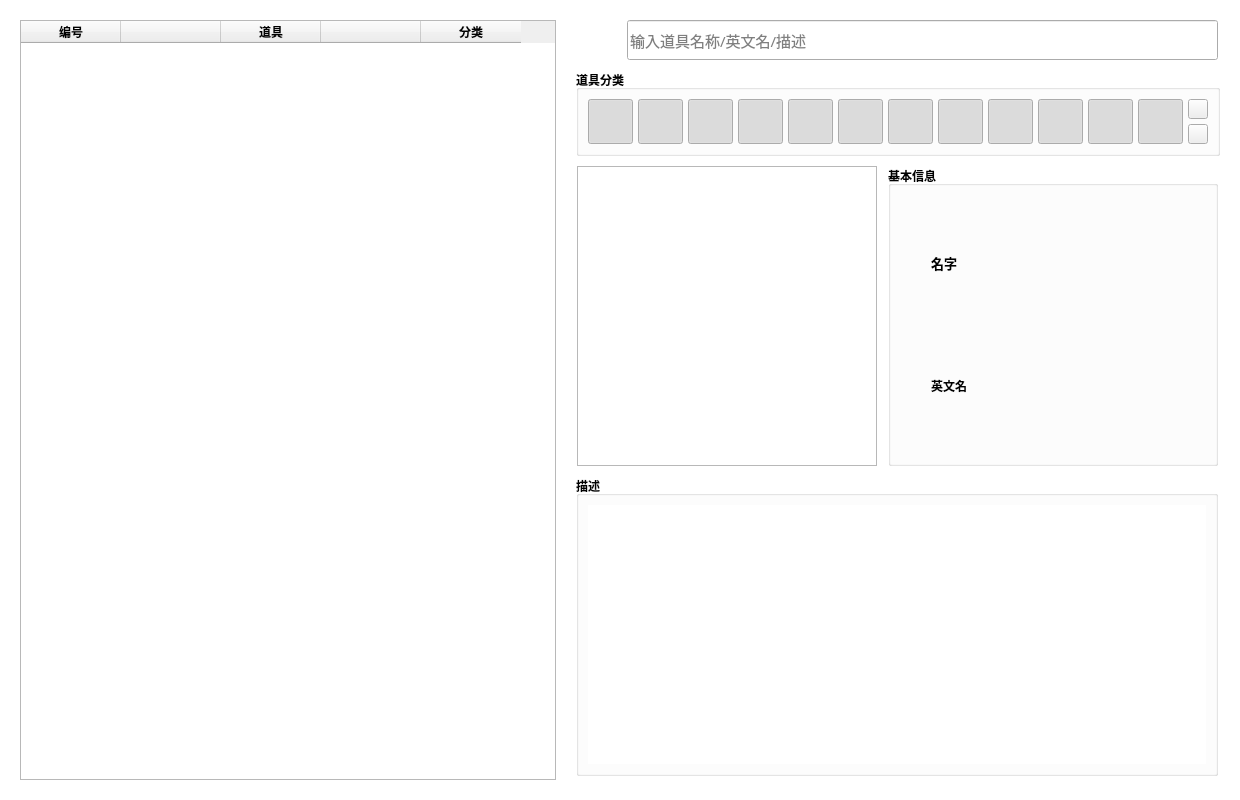
<?xml version="1.0" encoding="UTF-8"?>
<ui version="4.0">
 <author>我不是西药</author>
 <class>Win_ItemList</class>
 <widget class="QWidget" name="Win_ItemList">
  <property name="windowModality">
   <enum>Qt::NonModal</enum>
  </property>
  <property name="geometry">
   <rect>
    <x>0</x>
    <y>0</y>
    <width>1240</width>
    <height>800</height>
   </rect>
  </property>
  <property name="sizePolicy">
   <sizepolicy hsizetype="Preferred" vsizetype="Preferred">
    <horstretch>0</horstretch>
    <verstretch>0</verstretch>
   </sizepolicy>
  </property>
  <property name="minimumSize">
   <size>
    <width>1140</width>
    <height>800</height>
   </size>
  </property>
  <property name="windowTitle">
   <string> 道具</string>
  </property>
  <property name="windowIcon">
   <iconset>
    <normalon>../icon/item.png</normalon>
   </iconset>
  </property>
  <property name="styleSheet">
   <string notr="true">QWidget#Win_ItemList { background-color: white; }</string>
  </property>
  <layout class="QHBoxLayout" name="horizontalLayout_3" stretch="0,0">
   <property name="spacing">
    <number>20</number>
   </property>
   <property name="sizeConstraint">
    <enum>QLayout::SetDefaultConstraint</enum>
   </property>
   <property name="leftMargin">
    <number>20</number>
   </property>
   <property name="topMargin">
    <number>20</number>
   </property>
   <property name="rightMargin">
    <number>20</number>
   </property>
   <property name="bottomMargin">
    <number>20</number>
   </property>
   <item>
    <widget class="QTableWidget" name="tableItem">
     <property name="sizePolicy">
      <sizepolicy hsizetype="Preferred" vsizetype="Preferred">
       <horstretch>0</horstretch>
       <verstretch>0</verstretch>
      </sizepolicy>
     </property>
     <property name="focusPolicy">
      <enum>Qt::NoFocus</enum>
     </property>
     <property name="styleSheet">
      <string notr="true">QTableView::item {border-top: 1px solid black; border-bottom: 1px solid black;}
QTableView::item:selected {background-color: rgba(59,130,246,1); color: white;}
QTableView::item:focus {outline: none;}</string>
     </property>
     <property name="editTriggers">
      <set>QAbstractItemView::NoEditTriggers</set>
     </property>
     <property name="selectionMode">
      <enum>QAbstractItemView::SingleSelection</enum>
     </property>
     <property name="selectionBehavior">
      <enum>QAbstractItemView::SelectRows</enum>
     </property>
     <property name="showGrid">
      <bool>false</bool>
     </property>
     <property name="sortingEnabled">
      <bool>true</bool>
     </property>
     <attribute name="verticalHeaderVisible">
      <bool>false</bool>
     </attribute>
     <column>
      <property name="text">
       <string>编号</string>
      </property>
      <property name="font">
       <font>
        <weight>75</weight>
        <bold>true</bold>
       </font>
      </property>
      <property name="textAlignment">
       <set>AlignCenter</set>
      </property>
      <property name="foreground">
       <brush brushstyle="SolidPattern">
        <color alpha="255">
         <red>0</red>
         <green>0</green>
         <blue>0</blue>
        </color>
       </brush>
      </property>
     </column>
     <column>
      <property name="text">
       <string/>
      </property>
     </column>
     <column>
      <property name="text">
       <string>道具</string>
      </property>
      <property name="font">
       <font>
        <weight>75</weight>
        <bold>true</bold>
       </font>
      </property>
      <property name="textAlignment">
       <set>AlignCenter</set>
      </property>
     </column>
     <column>
      <property name="text">
       <string/>
      </property>
      <property name="font">
       <font>
        <weight>75</weight>
        <bold>true</bold>
       </font>
      </property>
      <property name="textAlignment">
       <set>AlignCenter</set>
      </property>
     </column>
     <column>
      <property name="text">
       <string>分类</string>
      </property>
      <property name="font">
       <font>
        <weight>75</weight>
        <bold>true</bold>
       </font>
      </property>
      <property name="textAlignment">
       <set>AlignCenter</set>
      </property>
     </column>
    </widget>
   </item>
   <item>
    <layout class="QVBoxLayout" name="verticalLayout_2" stretch="0,0,0,0,1">
     <property name="spacing">
      <number>10</number>
     </property>
     <property name="sizeConstraint">
      <enum>QLayout::SetDefaultConstraint</enum>
     </property>
     <item>
      <layout class="QHBoxLayout" name="right1">
       <property name="spacing">
        <number>5</number>
       </property>
       <property name="sizeConstraint">
        <enum>QLayout::SetFixedSize</enum>
       </property>
       <item>
        <widget class="QPushButton" name="pushButton">
         <property name="enabled">
          <bool>false</bool>
         </property>
         <property name="sizePolicy">
          <sizepolicy hsizetype="Fixed" vsizetype="Fixed">
           <horstretch>44</horstretch>
           <verstretch>40</verstretch>
          </sizepolicy>
         </property>
         <property name="minimumSize">
          <size>
           <width>44</width>
           <height>40</height>
          </size>
         </property>
         <property name="maximumSize">
          <size>
           <width>44</width>
           <height>40</height>
          </size>
         </property>
         <property name="sizeIncrement">
          <size>
           <width>44</width>
           <height>40</height>
          </size>
         </property>
         <property name="baseSize">
          <size>
           <width>44</width>
           <height>40</height>
          </size>
         </property>
         <property name="focusPolicy">
          <enum>Qt::NoFocus</enum>
         </property>
         <property name="contextMenuPolicy">
          <enum>Qt::NoContextMenu</enum>
         </property>
         <property name="styleSheet">
          <string notr="true">background-color: rgba(255, 255, 255, 0);
border: none;</string>
         </property>
         <property name="text">
          <string/>
         </property>
         <property name="icon">
          <iconset>
           <disabledon>../icon/search.png</disabledon>
          </iconset>
         </property>
         <property name="iconSize">
          <size>
           <width>40</width>
           <height>40</height>
          </size>
         </property>
         <property name="checkable">
          <bool>false</bool>
         </property>
        </widget>
       </item>
       <item>
        <widget class="QLineEdit" name="searchItem">
         <property name="sizePolicy">
          <sizepolicy hsizetype="Fixed" vsizetype="Fixed">
           <horstretch>0</horstretch>
           <verstretch>0</verstretch>
          </sizepolicy>
         </property>
         <property name="minimumSize">
          <size>
           <width>591</width>
           <height>40</height>
          </size>
         </property>
         <property name="maximumSize">
          <size>
           <width>591</width>
           <height>40</height>
          </size>
         </property>
         <property name="sizeIncrement">
          <size>
           <width>591</width>
           <height>40</height>
          </size>
         </property>
         <property name="baseSize">
          <size>
           <width>591</width>
           <height>40</height>
          </size>
         </property>
         <property name="font">
          <font>
           <family>微软雅黑</family>
           <pointsize>11</pointsize>
          </font>
         </property>
         <property name="placeholderText">
          <string>输入道具名称/英文名/描述</string>
         </property>
        </widget>
       </item>
      </layout>
     </item>
     <item>
      <widget class="QGroupBox" name="right2">
       <property name="sizePolicy">
        <sizepolicy hsizetype="Fixed" vsizetype="Fixed">
         <horstretch>0</horstretch>
         <verstretch>0</verstretch>
        </sizepolicy>
       </property>
       <property name="minimumSize">
        <size>
         <width>642</width>
         <height>85</height>
        </size>
       </property>
       <property name="maximumSize">
        <size>
         <width>642</width>
         <height>85</height>
        </size>
       </property>
       <property name="sizeIncrement">
        <size>
         <width>642</width>
         <height>85</height>
        </size>
       </property>
       <property name="baseSize">
        <size>
         <width>642</width>
         <height>85</height>
        </size>
       </property>
       <property name="font">
        <font>
         <family>Microsoft YaHei UI</family>
         <weight>75</weight>
         <bold>true</bold>
        </font>
       </property>
       <property name="title">
        <string>道具分类</string>
       </property>
       <layout class="QGridLayout" name="gridLayout">
        <property name="sizeConstraint">
         <enum>QLayout::SetFixedSize</enum>
        </property>
        <property name="leftMargin">
         <number>9</number>
        </property>
        <property name="topMargin">
         <number>9</number>
        </property>
        <property name="rightMargin">
         <number>9</number>
        </property>
        <property name="bottomMargin">
         <number>9</number>
        </property>
        <property name="spacing">
         <number>5</number>
        </property>
        <item row="0" column="3">
         <widget class="QPushButton" name="Button_Berries">
          <property name="sizePolicy">
           <sizepolicy hsizetype="Fixed" vsizetype="Fixed">
            <horstretch>45</horstretch>
            <verstretch>45</verstretch>
           </sizepolicy>
          </property>
          <property name="minimumSize">
           <size>
            <width>45</width>
            <height>45</height>
           </size>
          </property>
          <property name="maximumSize">
           <size>
            <width>45</width>
            <height>45</height>
           </size>
          </property>
          <property name="sizeIncrement">
           <size>
            <width>45</width>
            <height>45</height>
           </size>
          </property>
          <property name="baseSize">
           <size>
            <width>45</width>
            <height>45</height>
           </size>
          </property>
          <property name="toolTip">
           <string>树果</string>
          </property>
          <property name="text">
           <string/>
          </property>
          <property name="icon">
           <iconset>
            <activeon>../item_type/树果.png</activeon>
           </iconset>
          </property>
          <property name="iconSize">
           <size>
            <width>35</width>
            <height>35</height>
           </size>
          </property>
          <property name="checkable">
           <bool>true</bool>
          </property>
          <property name="checked">
           <bool>true</bool>
          </property>
         </widget>
        </item>
        <item row="0" column="4">
         <widget class="QPushButton" name="Button_Medicines">
          <property name="sizePolicy">
           <sizepolicy hsizetype="Fixed" vsizetype="Fixed">
            <horstretch>45</horstretch>
            <verstretch>45</verstretch>
           </sizepolicy>
          </property>
          <property name="minimumSize">
           <size>
            <width>45</width>
            <height>45</height>
           </size>
          </property>
          <property name="maximumSize">
           <size>
            <width>45</width>
            <height>45</height>
           </size>
          </property>
          <property name="sizeIncrement">
           <size>
            <width>45</width>
            <height>45</height>
           </size>
          </property>
          <property name="baseSize">
           <size>
            <width>45</width>
            <height>45</height>
           </size>
          </property>
          <property name="toolTip">
           <string>回复道具</string>
          </property>
          <property name="text">
           <string/>
          </property>
          <property name="icon">
           <iconset>
            <activeon>../item_type/回复道具.png</activeon>
           </iconset>
          </property>
          <property name="iconSize">
           <size>
            <width>35</width>
            <height>35</height>
           </size>
          </property>
          <property name="checkable">
           <bool>true</bool>
          </property>
          <property name="checked">
           <bool>true</bool>
          </property>
         </widget>
        </item>
        <item row="0" column="12">
         <layout class="QVBoxLayout" name="verticalLayout_3">
          <property name="spacing">
           <number>5</number>
          </property>
          <property name="sizeConstraint">
           <enum>QLayout::SetFixedSize</enum>
          </property>
          <item>
           <widget class="QPushButton" name="Button_all">
            <property name="sizePolicy">
             <sizepolicy hsizetype="Fixed" vsizetype="Fixed">
              <horstretch>20</horstretch>
              <verstretch>20</verstretch>
             </sizepolicy>
            </property>
            <property name="minimumSize">
             <size>
              <width>20</width>
              <height>20</height>
             </size>
            </property>
            <property name="maximumSize">
             <size>
              <width>20</width>
              <height>20</height>
             </size>
            </property>
            <property name="sizeIncrement">
             <size>
              <width>20</width>
              <height>20</height>
             </size>
            </property>
            <property name="baseSize">
             <size>
              <width>20</width>
              <height>20</height>
             </size>
            </property>
            <property name="text">
             <string/>
            </property>
            <property name="icon">
             <iconset>
              <activeon>../icon/true.png</activeon>
             </iconset>
            </property>
            <property name="iconSize">
             <size>
              <width>12</width>
              <height>12</height>
             </size>
            </property>
           </widget>
          </item>
          <item>
           <widget class="QPushButton" name="Button_cancel">
            <property name="sizePolicy">
             <sizepolicy hsizetype="Fixed" vsizetype="Fixed">
              <horstretch>20</horstretch>
              <verstretch>20</verstretch>
             </sizepolicy>
            </property>
            <property name="minimumSize">
             <size>
              <width>20</width>
              <height>20</height>
             </size>
            </property>
            <property name="maximumSize">
             <size>
              <width>20</width>
              <height>20</height>
             </size>
            </property>
            <property name="sizeIncrement">
             <size>
              <width>20</width>
              <height>20</height>
             </size>
            </property>
            <property name="baseSize">
             <size>
              <width>20</width>
              <height>20</height>
             </size>
            </property>
            <property name="text">
             <string/>
            </property>
            <property name="icon">
             <iconset>
              <activeon>../icon/false.png</activeon>
             </iconset>
            </property>
            <property name="iconSize">
             <size>
              <width>12</width>
              <height>12</height>
             </size>
            </property>
           </widget>
          </item>
         </layout>
        </item>
        <item row="0" column="8">
         <widget class="QPushButton" name="Button_Strategy">
          <property name="sizePolicy">
           <sizepolicy hsizetype="Fixed" vsizetype="Fixed">
            <horstretch>45</horstretch>
            <verstretch>45</verstretch>
           </sizepolicy>
          </property>
          <property name="minimumSize">
           <size>
            <width>45</width>
            <height>45</height>
           </size>
          </property>
          <property name="maximumSize">
           <size>
            <width>45</width>
            <height>45</height>
           </size>
          </property>
          <property name="sizeIncrement">
           <size>
            <width>45</width>
            <height>45</height>
           </size>
          </property>
          <property name="baseSize">
           <size>
            <width>45</width>
            <height>45</height>
           </size>
          </property>
          <property name="toolTip">
           <string>战斗道具</string>
          </property>
          <property name="text">
           <string/>
          </property>
          <property name="icon">
           <iconset>
            <activeon>../item_type/战斗道具.png</activeon>
           </iconset>
          </property>
          <property name="iconSize">
           <size>
            <width>35</width>
            <height>35</height>
           </size>
          </property>
          <property name="checkable">
           <bool>true</bool>
          </property>
          <property name="checked">
           <bool>true</bool>
          </property>
         </widget>
        </item>
        <item row="0" column="5">
         <widget class="QPushButton" name="Button_Improvements">
          <property name="sizePolicy">
           <sizepolicy hsizetype="Fixed" vsizetype="Fixed">
            <horstretch>45</horstretch>
            <verstretch>45</verstretch>
           </sizepolicy>
          </property>
          <property name="minimumSize">
           <size>
            <width>45</width>
            <height>45</height>
           </size>
          </property>
          <property name="maximumSize">
           <size>
            <width>45</width>
            <height>45</height>
           </size>
          </property>
          <property name="sizeIncrement">
           <size>
            <width>45</width>
            <height>45</height>
           </size>
          </property>
          <property name="baseSize">
           <size>
            <width>45</width>
            <height>45</height>
           </size>
          </property>
          <property name="toolTip">
           <string>强化道具</string>
          </property>
          <property name="text">
           <string/>
          </property>
          <property name="icon">
           <iconset>
            <activeon>../item_type/强化道具.png</activeon>
           </iconset>
          </property>
          <property name="iconSize">
           <size>
            <width>35</width>
            <height>35</height>
           </size>
          </property>
          <property name="checkable">
           <bool>true</bool>
          </property>
          <property name="checked">
           <bool>true</bool>
          </property>
         </widget>
        </item>
        <item row="0" column="1">
         <widget class="QPushButton" name="Button_TM">
          <property name="sizePolicy">
           <sizepolicy hsizetype="Fixed" vsizetype="Fixed">
            <horstretch>45</horstretch>
            <verstretch>45</verstretch>
           </sizepolicy>
          </property>
          <property name="minimumSize">
           <size>
            <width>45</width>
            <height>45</height>
           </size>
          </property>
          <property name="maximumSize">
           <size>
            <width>45</width>
            <height>45</height>
           </size>
          </property>
          <property name="sizeIncrement">
           <size>
            <width>45</width>
            <height>45</height>
           </size>
          </property>
          <property name="baseSize">
           <size>
            <width>45</width>
            <height>45</height>
           </size>
          </property>
          <property name="toolTip">
           <string>招式学习器</string>
          </property>
          <property name="text">
           <string/>
          </property>
          <property name="icon">
           <iconset>
            <activeon>../item_type/HM.png</activeon>
           </iconset>
          </property>
          <property name="iconSize">
           <size>
            <width>35</width>
            <height>35</height>
           </size>
          </property>
          <property name="checkable">
           <bool>true</bool>
          </property>
          <property name="checked">
           <bool>true</bool>
          </property>
         </widget>
        </item>
        <item row="0" column="10">
         <widget class="QPushButton" name="Button_Megastones">
          <property name="sizePolicy">
           <sizepolicy hsizetype="Fixed" vsizetype="Fixed">
            <horstretch>45</horstretch>
            <verstretch>45</verstretch>
           </sizepolicy>
          </property>
          <property name="minimumSize">
           <size>
            <width>45</width>
            <height>45</height>
           </size>
          </property>
          <property name="maximumSize">
           <size>
            <width>45</width>
            <height>45</height>
           </size>
          </property>
          <property name="sizeIncrement">
           <size>
            <width>45</width>
            <height>45</height>
           </size>
          </property>
          <property name="baseSize">
           <size>
            <width>45</width>
            <height>45</height>
           </size>
          </property>
          <property name="toolTip">
           <string>超级石</string>
          </property>
          <property name="text">
           <string/>
          </property>
          <property name="icon">
           <iconset>
            <activeon>../item_type/超级石.png</activeon>
           </iconset>
          </property>
          <property name="iconSize">
           <size>
            <width>35</width>
            <height>35</height>
           </size>
          </property>
          <property name="checkable">
           <bool>true</bool>
          </property>
          <property name="checked">
           <bool>true</bool>
          </property>
         </widget>
        </item>
        <item row="0" column="11">
         <widget class="QPushButton" name="Button_ZCrystals">
          <property name="sizePolicy">
           <sizepolicy hsizetype="Fixed" vsizetype="Fixed">
            <horstretch>45</horstretch>
            <verstretch>45</verstretch>
           </sizepolicy>
          </property>
          <property name="minimumSize">
           <size>
            <width>45</width>
            <height>45</height>
           </size>
          </property>
          <property name="maximumSize">
           <size>
            <width>45</width>
            <height>45</height>
           </size>
          </property>
          <property name="sizeIncrement">
           <size>
            <width>45</width>
            <height>45</height>
           </size>
          </property>
          <property name="baseSize">
           <size>
            <width>45</width>
            <height>45</height>
           </size>
          </property>
          <property name="toolTip">
           <string>Z纯晶</string>
          </property>
          <property name="text">
           <string/>
          </property>
          <property name="icon">
           <iconset>
            <activeon>../item_type/Z纯晶.png</activeon>
           </iconset>
          </property>
          <property name="iconSize">
           <size>
            <width>35</width>
            <height>35</height>
           </size>
          </property>
          <property name="checkable">
           <bool>true</bool>
          </property>
          <property name="checked">
           <bool>true</bool>
          </property>
         </widget>
        </item>
        <item row="0" column="6">
         <widget class="QPushButton" name="Button_Utilities">
          <property name="sizePolicy">
           <sizepolicy hsizetype="Fixed" vsizetype="Fixed">
            <horstretch>45</horstretch>
            <verstretch>45</verstretch>
           </sizepolicy>
          </property>
          <property name="minimumSize">
           <size>
            <width>45</width>
            <height>45</height>
           </size>
          </property>
          <property name="maximumSize">
           <size>
            <width>45</width>
            <height>45</height>
           </size>
          </property>
          <property name="sizeIncrement">
           <size>
            <width>45</width>
            <height>45</height>
           </size>
          </property>
          <property name="baseSize">
           <size>
            <width>45</width>
            <height>45</height>
           </size>
          </property>
          <property name="toolTip">
           <string>实用道具</string>
          </property>
          <property name="text">
           <string/>
          </property>
          <property name="icon">
           <iconset>
            <activeon>../item_type/实用道具.png</activeon>
           </iconset>
          </property>
          <property name="iconSize">
           <size>
            <width>35</width>
            <height>35</height>
           </size>
          </property>
          <property name="checkable">
           <bool>true</bool>
          </property>
          <property name="checked">
           <bool>true</bool>
          </property>
         </widget>
        </item>
        <item row="0" column="2">
         <widget class="QPushButton" name="Button_PokeBalls">
          <property name="sizePolicy">
           <sizepolicy hsizetype="Fixed" vsizetype="Fixed">
            <horstretch>45</horstretch>
            <verstretch>45</verstretch>
           </sizepolicy>
          </property>
          <property name="minimumSize">
           <size>
            <width>45</width>
            <height>45</height>
           </size>
          </property>
          <property name="maximumSize">
           <size>
            <width>45</width>
            <height>45</height>
           </size>
          </property>
          <property name="sizeIncrement">
           <size>
            <width>45</width>
            <height>45</height>
           </size>
          </property>
          <property name="baseSize">
           <size>
            <width>45</width>
            <height>45</height>
           </size>
          </property>
          <property name="toolTip">
           <string>精灵球</string>
          </property>
          <property name="text">
           <string/>
          </property>
          <property name="icon">
           <iconset>
            <activeon>../item_type/精灵球.png</activeon>
           </iconset>
          </property>
          <property name="iconSize">
           <size>
            <width>35</width>
            <height>35</height>
           </size>
          </property>
          <property name="checkable">
           <bool>true</bool>
          </property>
          <property name="checked">
           <bool>true</bool>
          </property>
         </widget>
        </item>
        <item row="0" column="9">
         <widget class="QPushButton" name="Button_Valuable">
          <property name="sizePolicy">
           <sizepolicy hsizetype="Fixed" vsizetype="Fixed">
            <horstretch>45</horstretch>
            <verstretch>45</verstretch>
           </sizepolicy>
          </property>
          <property name="minimumSize">
           <size>
            <width>45</width>
            <height>45</height>
           </size>
          </property>
          <property name="maximumSize">
           <size>
            <width>45</width>
            <height>45</height>
           </size>
          </property>
          <property name="sizeIncrement">
           <size>
            <width>45</width>
            <height>45</height>
           </size>
          </property>
          <property name="baseSize">
           <size>
            <width>45</width>
            <height>45</height>
           </size>
          </property>
          <property name="toolTip">
           <string>贵重物品</string>
          </property>
          <property name="text">
           <string/>
          </property>
          <property name="icon">
           <iconset>
            <activeon>../item_type/贵重物品.png</activeon>
           </iconset>
          </property>
          <property name="iconSize">
           <size>
            <width>35</width>
            <height>35</height>
           </size>
          </property>
          <property name="checkable">
           <bool>true</bool>
          </property>
          <property name="checked">
           <bool>true</bool>
          </property>
         </widget>
        </item>
        <item row="0" column="7">
         <widget class="QPushButton" name="Button_Evolution">
          <property name="sizePolicy">
           <sizepolicy hsizetype="Fixed" vsizetype="Fixed">
            <horstretch>45</horstretch>
            <verstretch>45</verstretch>
           </sizepolicy>
          </property>
          <property name="minimumSize">
           <size>
            <width>45</width>
            <height>45</height>
           </size>
          </property>
          <property name="maximumSize">
           <size>
            <width>45</width>
            <height>45</height>
           </size>
          </property>
          <property name="sizeIncrement">
           <size>
            <width>45</width>
            <height>45</height>
           </size>
          </property>
          <property name="baseSize">
           <size>
            <width>45</width>
            <height>45</height>
           </size>
          </property>
          <property name="toolTip">
           <string>进化道具</string>
          </property>
          <property name="text">
           <string/>
          </property>
          <property name="icon">
           <iconset>
            <activeon>../item_type/进化道具.png</activeon>
           </iconset>
          </property>
          <property name="iconSize">
           <size>
            <width>35</width>
            <height>35</height>
           </size>
          </property>
          <property name="checkable">
           <bool>true</bool>
          </property>
          <property name="checked">
           <bool>true</bool>
          </property>
         </widget>
        </item>
        <item row="0" column="0">
         <widget class="QPushButton" name="Button_KeyItems">
          <property name="sizePolicy">
           <sizepolicy hsizetype="Fixed" vsizetype="Fixed">
            <horstretch>45</horstretch>
            <verstretch>45</verstretch>
           </sizepolicy>
          </property>
          <property name="minimumSize">
           <size>
            <width>45</width>
            <height>45</height>
           </size>
          </property>
          <property name="maximumSize">
           <size>
            <width>45</width>
            <height>45</height>
           </size>
          </property>
          <property name="sizeIncrement">
           <size>
            <width>45</width>
            <height>45</height>
           </size>
          </property>
          <property name="baseSize">
           <size>
            <width>45</width>
            <height>45</height>
           </size>
          </property>
          <property name="toolTip">
           <string>重要物品</string>
          </property>
          <property name="text">
           <string/>
          </property>
          <property name="icon">
           <iconset>
            <activeon>../item_type/重要物品.png</activeon>
           </iconset>
          </property>
          <property name="iconSize">
           <size>
            <width>35</width>
            <height>35</height>
           </size>
          </property>
          <property name="checkable">
           <bool>true</bool>
          </property>
          <property name="checked">
           <bool>true</bool>
          </property>
         </widget>
        </item>
       </layout>
      </widget>
     </item>
     <item>
      <layout class="QHBoxLayout" name="right3">
       <property name="spacing">
        <number>10</number>
       </property>
       <property name="sizeConstraint">
        <enum>QLayout::SetDefaultConstraint</enum>
       </property>
       <item>
        <widget class="QGraphicsView" name="PokemonPic">
         <property name="sizePolicy">
          <sizepolicy hsizetype="Fixed" vsizetype="Fixed">
           <horstretch>0</horstretch>
           <verstretch>0</verstretch>
          </sizepolicy>
         </property>
         <property name="minimumSize">
          <size>
           <width>300</width>
           <height>300</height>
          </size>
         </property>
         <property name="maximumSize">
          <size>
           <width>300</width>
           <height>300</height>
          </size>
         </property>
         <property name="sizeIncrement">
          <size>
           <width>300</width>
           <height>300</height>
          </size>
         </property>
         <property name="baseSize">
          <size>
           <width>300</width>
           <height>300</height>
          </size>
         </property>
         <property name="frameShape">
          <enum>QFrame::StyledPanel</enum>
         </property>
         <property name="frameShadow">
          <enum>QFrame::Sunken</enum>
         </property>
         <property name="lineWidth">
          <number>1</number>
         </property>
         <property name="midLineWidth">
          <number>0</number>
         </property>
         <property name="sizeAdjustPolicy">
          <enum>QAbstractScrollArea::AdjustIgnored</enum>
         </property>
        </widget>
       </item>
       <item>
        <widget class="QGroupBox" name="groupBox_2">
         <property name="sizePolicy">
          <sizepolicy hsizetype="Fixed" vsizetype="Fixed">
           <horstretch>0</horstretch>
           <verstretch>0</verstretch>
          </sizepolicy>
         </property>
         <property name="minimumSize">
          <size>
           <width>330</width>
           <height>300</height>
          </size>
         </property>
         <property name="maximumSize">
          <size>
           <width>330</width>
           <height>300</height>
          </size>
         </property>
         <property name="sizeIncrement">
          <size>
           <width>330</width>
           <height>300</height>
          </size>
         </property>
         <property name="baseSize">
          <size>
           <width>330</width>
           <height>300</height>
          </size>
         </property>
         <property name="font">
          <font>
           <family>Microsoft YaHei UI</family>
           <weight>75</weight>
           <bold>true</bold>
          </font>
         </property>
         <property name="title">
          <string>基本信息</string>
         </property>
         <layout class="QVBoxLayout" name="verticalLayout">
          <property name="spacing">
           <number>10</number>
          </property>
          <property name="leftMargin">
           <number>40</number>
          </property>
          <property name="topMargin">
           <number>20</number>
          </property>
          <property name="rightMargin">
           <number>40</number>
          </property>
          <property name="bottomMargin">
           <number>20</number>
          </property>
          <item>
           <widget class="QLabel" name="cName">
            <property name="font">
             <font>
              <family>Microsoft YaHei UI</family>
              <pointsize>10</pointsize>
              <weight>75</weight>
              <bold>true</bold>
             </font>
            </property>
            <property name="text">
             <string>名字</string>
            </property>
            <property name="alignment">
             <set>Qt::AlignLeading|Qt::AlignLeft|Qt::AlignVCenter</set>
            </property>
            <property name="textInteractionFlags">
             <set>Qt::TextSelectableByKeyboard|Qt::TextSelectableByMouse</set>
            </property>
           </widget>
          </item>
          <item>
           <widget class="QLabel" name="eName">
            <property name="font">
             <font>
              <family>Microsoft YaHei UI</family>
              <pointsize>9</pointsize>
              <weight>75</weight>
              <italic>false</italic>
              <bold>true</bold>
              <underline>false</underline>
             </font>
            </property>
            <property name="text">
             <string>英文名</string>
            </property>
            <property name="alignment">
             <set>Qt::AlignLeading|Qt::AlignLeft|Qt::AlignVCenter</set>
            </property>
            <property name="textInteractionFlags">
             <set>Qt::TextSelectableByKeyboard|Qt::TextSelectableByMouse</set>
            </property>
           </widget>
          </item>
         </layout>
        </widget>
       </item>
      </layout>
     </item>
     <item>
      <widget class="QGroupBox" name="right4">
       <property name="sizePolicy">
        <sizepolicy hsizetype="Fixed" vsizetype="Fixed">
         <horstretch>0</horstretch>
         <verstretch>0</verstretch>
        </sizepolicy>
       </property>
       <property name="minimumSize">
        <size>
         <width>642</width>
         <height>300</height>
        </size>
       </property>
       <property name="maximumSize">
        <size>
         <width>642</width>
         <height>300</height>
        </size>
       </property>
       <property name="sizeIncrement">
        <size>
         <width>642</width>
         <height>300</height>
        </size>
       </property>
       <property name="baseSize">
        <size>
         <width>642</width>
         <height>300</height>
        </size>
       </property>
       <property name="font">
        <font>
         <family>Microsoft YaHei UI</family>
         <weight>75</weight>
         <bold>true</bold>
        </font>
       </property>
       <property name="title">
        <string>描述</string>
       </property>
       <layout class="QGridLayout" name="gridLayout_2">
        <property name="sizeConstraint">
         <enum>QLayout::SetDefaultConstraint</enum>
        </property>
        <item row="1" column="0">
         <widget class="QPlainTextEdit" name="Description">
          <property name="enabled">
           <bool>true</bool>
          </property>
          <property name="sizePolicy">
           <sizepolicy hsizetype="Preferred" vsizetype="Preferred">
            <horstretch>0</horstretch>
            <verstretch>0</verstretch>
           </sizepolicy>
          </property>
          <property name="font">
           <font>
            <family>Microsoft YaHei</family>
            <pointsize>9</pointsize>
            <weight>50</weight>
            <bold>false</bold>
           </font>
          </property>
          <property name="styleSheet">
           <string notr="true">color: blue;</string>
          </property>
          <property name="frameShape">
           <enum>QFrame::NoFrame</enum>
          </property>
          <property name="frameShadow">
           <enum>QFrame::Sunken</enum>
          </property>
          <property name="verticalScrollBarPolicy">
           <enum>Qt::ScrollBarAsNeeded</enum>
          </property>
          <property name="horizontalScrollBarPolicy">
           <enum>Qt::ScrollBarAlwaysOff</enum>
          </property>
          <property name="sizeAdjustPolicy">
           <enum>QAbstractScrollArea::AdjustIgnored</enum>
          </property>
          <property name="textInteractionFlags">
           <set>Qt::TextSelectableByKeyboard|Qt::TextSelectableByMouse</set>
          </property>
         </widget>
        </item>
       </layout>
      </widget>
     </item>
     <item>
      <spacer name="verticalSpacer">
       <property name="orientation">
        <enum>Qt::Vertical</enum>
       </property>
       <property name="sizeType">
        <enum>QSizePolicy::Expanding</enum>
       </property>
       <property name="sizeHint" stdset="0">
        <size>
         <width>20</width>
         <height>0</height>
        </size>
       </property>
      </spacer>
     </item>
    </layout>
   </item>
  </layout>
 </widget>
 <resources/>
 <connections/>
</ui>
